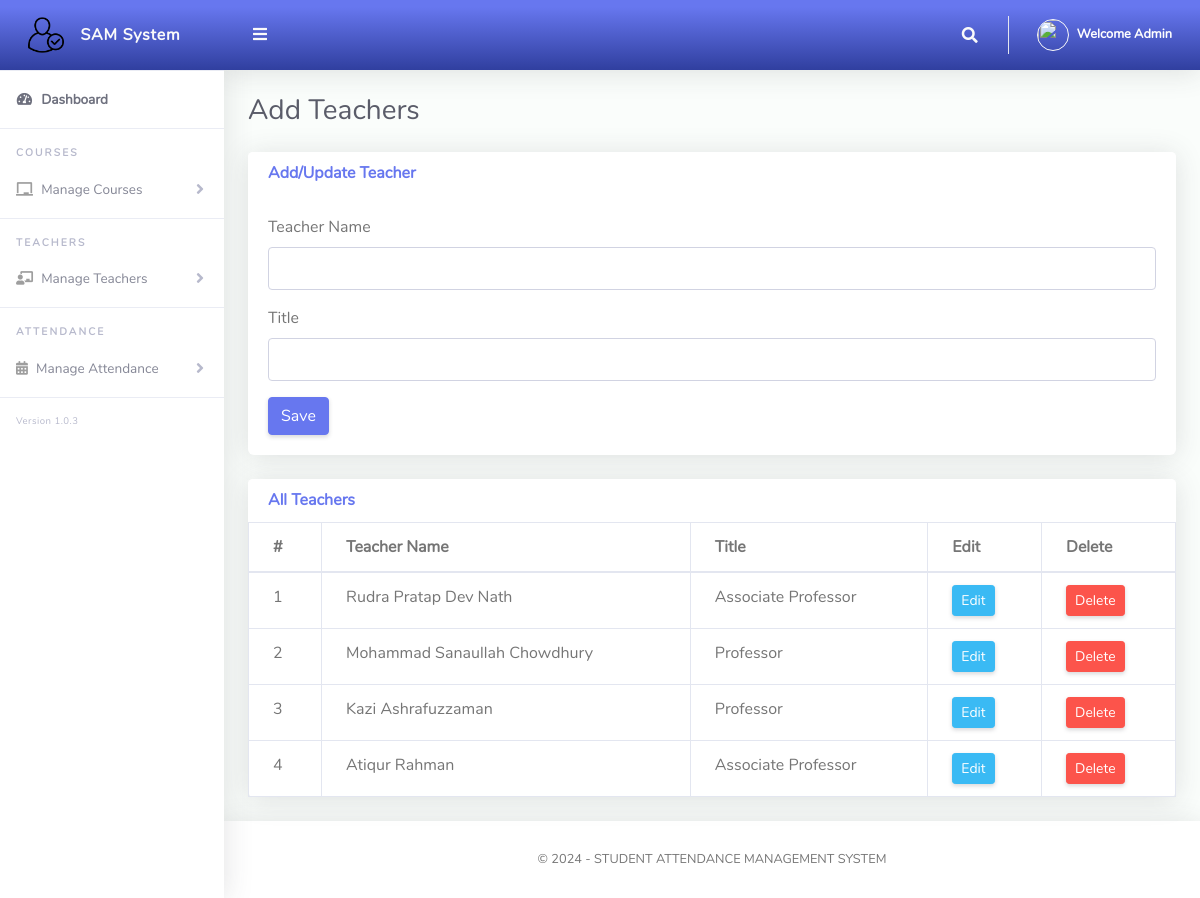
/Admin/AddTeacher.php (signed in), run on the app's committed database.
### tables this page shows
CREATE TABLE `user` (
  `user_id` int(11) NOT NULL,
  `user_name` varchar(100) NOT NULL,
  `role` enum('student','teacher','admin') NOT NULL,
  `email` varchar(100) NOT NULL,
  `password` varchar(255) NOT NULL
);

CREATE TABLE `teacher` (
  `teacher_id` int(11) NOT NULL,
  `teacher_name` varchar(50) DEFAULT NULL,
  `title` varchar(50) DEFAULT NULL,
  `email` varchar(255) DEFAULT NULL,
  `user_id` int(11) DEFAULT NULL
);

### Admin/AddTeacher.php (the view, shortened to what this page needs)
<?php
include '../Includes/dbcon.php';
?>
<!DOCTYPE html>
<html lang="en">
<head>
    <link href="../vendor/fontawesome-free/css/all.min.css" rel="stylesheet" type="text/css">
    <link href="../vendor/bootstrap/css/bootstrap.min.css" rel="stylesheet" type="text/css">
    <link href="css/ruang-admin.min.css" rel="stylesheet">
</head>
<body id="page-top">
    <div id="wrapper">
        <?php include "Includes/sidebar.php"; ?>
        <div id="content-wrapper" class="d-flex flex-column">
            <div id="content">
                <?php include "Includes/topbar.php"; ?>
                <div class="container-fluid">
                    <div class="d-sm-flex align-items-center justify-content-between mb-4">
                        <h1 class="h3 mb-0 text-gray-800">Add Teachers</h1>
                    </div>
                    <div class="row">
                        <div class="col-lg-12">
                            <div class="card mb-4">
                                <div class="card-header">
                                    <h6 class="m-0 font-weight-bold text-primary">Add/Update Teacher</h6>
                                </div>
                                <div class="card-body">
                                    <form method="post">
                                        <div class="form-group">
                                            <label for="teacher_name">Teacher Name</label>
                                            <input type="text" class="form-control" required name="teacher_name" value="<?php echo isset($row['teacher_name']) ? $row['teacher_name'] : ''; ?>" id="teacher_name">
                                        </div>
                                        <div class="form-group">
                                            <label for="title">Title</label>
                                            <input type="text" class="form-control" required name="title" value="<?php echo isset($row['title']) ? $row['title'] : ''; ?>" id="title">
                                        </div>
                                        <?php if (isset($row)) { ?>
                                            <button type="submit" name="update" class="btn btn-warning">Update</button>
                                        <?php } else { ?>
                                            <button type="submit" name="save" class="btn btn-primary">Save</button>
                                        <?php } ?>
                                    </form>
                                </div>
                            </div>
                            <div class="card mb-4">
                                <div class="card-header">
                                    <h6 class="m-0 font-weight-bold text-primary">All Teachers</h6>
                                </div>
                                <div class="table-responsive">
                                    <table class="table table-bordered">
                                        <thead>
                                            <tr>
                                                <th>#</th>
                                                <th>Teacher Name</th>
                                                <th>Title</th>
                                                <th>Edit</th>
                                                <th>Delete</th>
                                            </tr>
                                        </thead>
                                        <tbody>
                                            <?php
                                            $query = "SELECT * FROM Teacher";
                                            $result = mysqli_query($conn, $query);
                                            $sn = 0;
                                            while ($row = mysqli_fetch_assoc($result)) {
                                                $sn++;
                                                echo "
                                                    <tr>
                                                        <td>$sn</td>
                                                        <td>{$row['teacher_name']}</td>
                                                        <td>{$row['title']}</td>
                                                        <td><a href='?action=edit&Id={$row['teacher_id']}' class='btn btn-sm btn-info'>Edit</a></td>
                                                        <td><a href='?action=delete&Id={$row['teacher_id']}' class='btn btn-sm btn-danger' onclick='return confirm(\"Are you sure?\")'>Delete</a></td>
                                                    </tr>
                                                ";
                                            }
                                            ?>
                                        </tbody>
                                    </table>
                                </div>
                            </div>
                        </div>
                    </div>
                </div>
            </div>
            <?php include "Includes/footer.php"; ?>
        </div>
    </div>
</body>
</html>

### Admin/Includes/topbar.php (shortened to what this page needs)
<?php
  $query = "SELECT * FROM user WHERE user_id = ".$_SESSION['userId']."";
  $rs = $conn->query($query);
  $rows = $rs->fetch_assoc();
  $fullName = $rows['user_name'];
?>
<nav class="navbar navbar-expand navbar-light bg-gradient-primary topbar mb-4 static-top">
          <button id="sidebarToggleTop" class="btn btn-link rounded-circle mr-3">
            <i class="fa fa-bars"></i>
          </button>
          <ul class="navbar-nav ml-auto">
            <li class="nav-item dropdown no-arrow">
              <a class="nav-link dropdown-toggle" href="#" id="searchDropdown" role="button" data-toggle="dropdown"
                aria-haspopup="true" aria-expanded="false">
                <i class="fas fa-search fa-fw"></i>
              </a>
            </li>
            <li class="nav-item dropdown no-arrow">
              <a class="nav-link dropdown-toggle" href="#" id="userDropdown" role="button" data-toggle="dropdown"
                aria-haspopup="true" aria-expanded="false">
                <img class="img-profile rounded-circle" src="img/images.jpeg" style="max-width: 60px">
                <span class="ml-2 d-none d-lg-inline text-white small"><b>Welcome <?php echo $fullName;?></b></span>
              </a>
            </li>
          </ul>
        </nav>

### data on the page
user: user_name "Admin"
teacher: teacher_name "Rudra Pratap Dev Nath", title "Associate Professor"
teacher: teacher_name "Mohammad Sanaullah Chowdhury", title "Professor"
teacher: teacher_name "Kazi Ashrafuzzaman", title "Professor"
teacher: teacher_name "Atiqur Rahman", title "Associate Professor"
